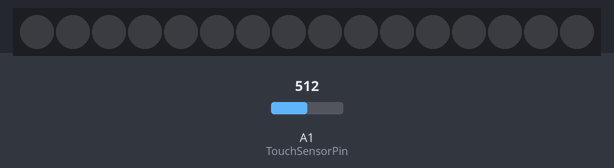
Recording of a sketch running on a simulated Arduino Uno, built with avr-gcc and run on an emulated ATmega328P. Parts: 16 RGB LEDs in strip order, left to right. The inputs (shaded band) are chosen by the test bench; at power-on: A1 (TouchSensorPin) = 512.

Above: at 1.2 s.
1.3 s: A1 (TouchSensorPin) set to 122
At 2.0 s:
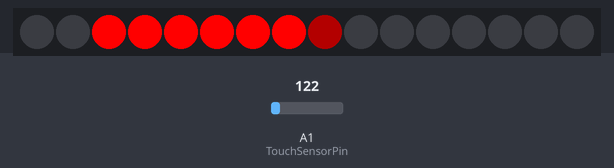
2.8 s: A1 (TouchSensorPin) set to 6
At 3.2 s:
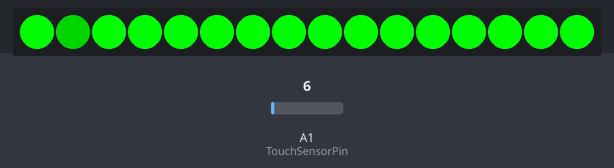
4.3 s: A1 (TouchSensorPin) set to 26
At 5.5 s:
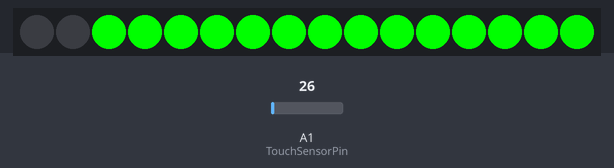
5.8 s: A1 (TouchSensorPin) set to 265
At 6.7 s:
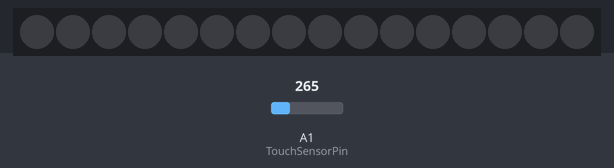
Timing chart, 0 to 8.3 s (numbered marks = the images above; inputs shaded):
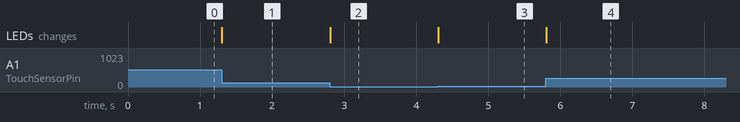

The sketch:

sensortest.ino
```cpp
#include <Adafruit_NeoPixel.h>

//==========================================
//             Configuration

// LEDs
const unsigned int LEDPin = 0;
const unsigned int numLEDs = 16;

// Touch sensor
const int TouchSensorPin = 1;
const unsigned int TouchSensitivity = 100;  // Higher number -> more sensitive

//==========================================


Adafruit_NeoPixel LEDs = Adafruit_NeoPixel(numLEDs, LEDPin, NEO_GRB + NEO_KHZ800);

const uint32_t RED = Adafruit_NeoPixel::Color(255, 0, 0);
const uint32_t GREEN = Adafruit_NeoPixel::Color(0, 255, 0);
const uint32_t BLUE = Adafruit_NeoPixel::Color(0, 0, 255);

const unsigned long maxValue = TouchSensitivity * 2;

unsigned long lastTick;

void setup() {
  pinMode(TouchSensorPin, INPUT_PULLUP);

  LEDs.begin();
  LEDs.show(); // Initialize all pixels to 'off'
}

void loop() {
  unsigned long tick = millis();

  if (tick - lastTick > 10){
    unsigned long value = analogRead(TouchSensorPin);
    if (value > TouchSensitivity){
      setBar(value, maxValue, RED);
    } else {
      setBar(value, maxValue, GREEN);
    }
    lastTick = tick;
  }
}

unsigned int LEDIndex(unsigned int index){
  return (index + 2) % 16;
}

uint32_t scaleColor(uint32_t color, uint8_t brightness){
  return scaleColor((uint8_t)(color >> 16), (uint8_t)(color >>  8),(uint8_t) color, brightness);
}

uint32_t scaleColor(uint8_t r, uint8_t g, uint8_t b, uint8_t brightness){
  return Adafruit_NeoPixel::Color((r * brightness) >> 8, (g * brightness) >> 8, (b * brightness) >> 8);
}

void setBar(unsigned long value, unsigned long maxValue, uint32_t color) {
  unsigned long steps = LEDs.numPixels() * 255;

  long stepper = (maxValue-min(maxValue, value)) * steps / maxValue;
  for(unsigned int i=0; i < LEDs.numPixels(); i++){
    LEDs.setPixelColor(LEDIndex(i), scaleColor(color, uint8_t(min(stepper, 255))));

    stepper = ( stepper>255 ? stepper - 255 : 0);
  }
  LEDs.show();
}
```

Measured:
- after the input at 1.3 s, the LEDs: change at once (image 1)
- after the input at 2.8 s, the LEDs: change at once (image 2)
- after the input at 4.3 s, the LEDs: change at once (image 3)
- after the input at 5.8 s, the LEDs: change at once (image 4)
